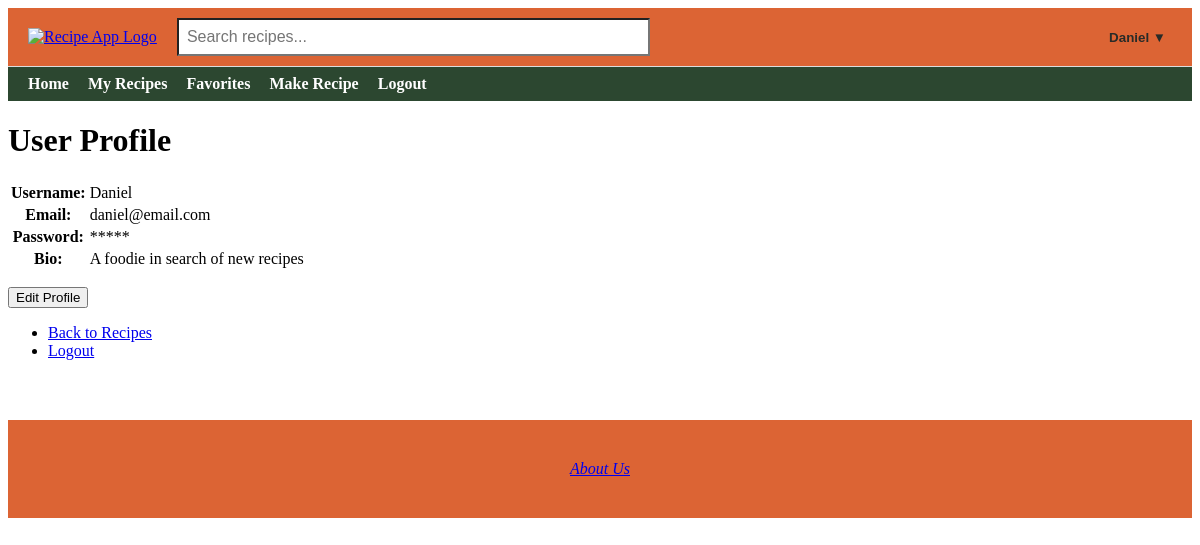
The app's page /profile (signed in) with its own data.
### app/models.py (models this page shows)
class User(db.Model, UserMixin):
    id = db.Column(db.Integer, primary_key=True)  # Unique user ID
    username = db.Column(db.String(20), unique=True, nullable=False)  # Username
    email = db.Column(db.String(120), unique=True, nullable=False)  # Email address
    password = db.Column(db.String(60), nullable=False)  # Hashed password
    recipes = db.relationship('Recipe', backref='author', lazy=True, overlaps="user,user_recipes")
    profile = db.relationship('Profile', backref='user', uselist=False)  # Relationship to profile (one-to-one)
    favorites = db.relationship(
        'Recipe',
        secondary=favorites,
        backref=db.backref('favorited_by', lazy='dynamic'),
        lazy='dynamic'
    )

class Profile(db.Model):
    id = db.Column(db.Integer, primary_key=True)
    username = db.Column(db.String(20), unique=True, nullable=False)
    bio = db.Column(db.Text, nullable=True)
    image_filename = db.Column(db.String(120), nullable=True)
    user_id = db.Column(db.Integer, db.ForeignKey('user.id'), nullable=False)

### app/routes.py (the view)
@app.route('/profile')
@login_required
def view_profile():
    profile = Profile.query.filter_by(user_id=current_user.id).first()
    return render_template('profile.html', profile=profile)

### app/routes.py (called while the page is built)
@login_manager.user_loader
def load_user(user_id):
    return User.query.get(int(user_id))

@app.context_processor
def inject_user():
    return dict(current_user=current_user)

### app/templates/profile.html (shortened to what this page needs)
{% extends "base.html" %}
{% block content %}
<h1>User Profile</h1>
<table>
    <tr><th>Username:</th><td>{{ current_user.username }}</td></tr>
    <tr><th>Email:</th><td>{{ current_user.email }}</td></tr>
    <tr><th>Password:</th><td>*****</td></tr>
    <tr><th>Bio:</th><td>{{ profile.bio if profile else 'No bio added.' }}</td></tr>
</table>
<p>
    <a href="{{ url_for('edit_profile') }}">
        <button>Edit Profile</button>
    </a>
</p>
<nav>
    <ul>
        <li><a href="{{ url_for('recipes') }}">Back to Recipes</a></li>
        <li><a href="{{ url_for('logout') }}">Logout</a></li>
    </ul>
</nav>
{% endblock %}

### app/templates/base.html (shortened to what this page needs)
<!DOCTYPE html>
<html lang="en">
<head>
</head>
<body>
    <div class="top-navbar">
        <div class="logo">
            <a href="{{ url_for('home') }}">
                <img src="{{ url_for('static', filename='spartan.png') }}" alt="Recipe App Logo">
            </a>
        </div>
        <div class="search-bar">
            <form action="{{ url_for('visitor_recipes') }}" method="get">
                <input type="text" name="q" placeholder="Search recipes...">
            </form>
        </div>
        <div class="login-link">
            {% if current_user.is_authenticated %}
                <div class="dropdown">
                    <button class="dropdown-toggle">{{ current_user.username }} ▼</button>
                </div>
            {% elif session.get('visitor_email') %}
                <a href="{{ url_for('logout') }}">Exit Visitor Mode</a>
            {% else %}
                <a href="{{ url_for('login') }}">Login</a>
            {% endif %}
        </div>
    </div>
    <div class="bottom-navbar">
    <a href="{{ url_for('home') }}" {% if request.endpoint == 'home' %}class="active"{% endif %}>Home</a>
    {% if current_user.is_authenticated %}
        <a href="{{ url_for('recipes') }}" {% if request.endpoint == 'recipes' %}class="active"{% endif %}>My Recipes</a>
        <a href="{{ url_for('view_favorites') }}" {% if request.endpoint == 'view_favorites' %}class="active"{% endif %}>Favorites</a>
        <a href="{{ url_for('make_recipe') }}" {% if request.endpoint == 'make_recipe' %}class="active"{% endif %}>Make Recipe</a>
        <a href="{{ url_for('logout') }}">Logout</a>
    {% elif session.get('visitor_email') %}
        <a href="{{ url_for('visitor_recipes') }}" {% if request.endpoint == 'visitor_recipes' %}class="active"{% endif %}>Visitor Recipes</a>
        <a href="{{ url_for('logout') }}">Exit Visitor Mode</a>
    {% else %}
        <a href="{{ url_for('login') }}" {% if request.endpoint == 'login' %}class="active"{% endif %}>Login</a>
        <a href="{{ url_for('register') }}" {% if request.endpoint == 'register' %}class="active"{% endif %}>Register</a>
    {% endif %}
    </div>
    {% block content %}{% endblock %}
    <footer>
    <a href="{{ url_for('about_us') }}">About Us</a>
</footer>
</body>
</html>

### app/templates/base.html (style rules this page uses)
.top-navbar { display: flex; align-items: center; justify-content: space-between; padding: 10px 20px; background-color: #dc6434; border-bottom: 1px solid #ddd; }
.top-navbar .logo img { height: 50px; }
.top-navbar .search-bar { flex: 1; margin: 0 20px; }
.top-navbar .search-bar input[type="text"] { width: 50%; padding: 8px; font-size: 16px; background-color: #ffffff }
.bottom-navbar { background-color: #2c4730; padding: 8px 20px; }
.bottom-navbar a { margin-right: 15px; text-decoration: none; font-weight: bold; color: #ffffff; }
footer { margin-top: 60px; padding: 40px 20px; text-align: center; background-color: #dc6434; color: #fbdb92; font-style: italic; }
.dropdown { position: relative; display: inline-block; }
.dropdown-toggle { background: none; border: none; font-weight: bold; cursor: pointer; color: #282B28; }

### records on screen
User: username "Daniel", email "daniel@email.com"
Profile: bio "A foodie in search of new recipes"
